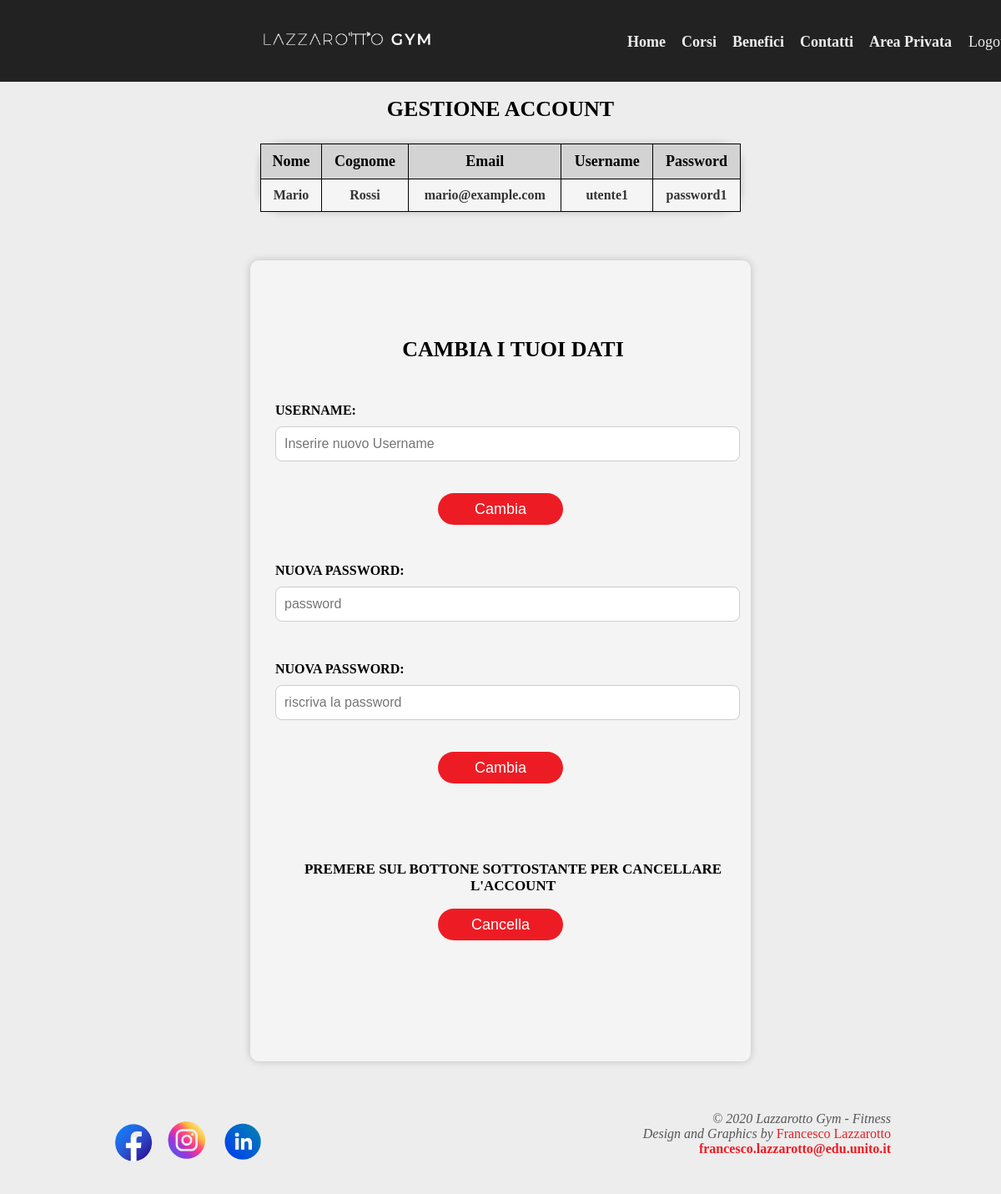
Page /utenti.php (signed in) on the committed database.
### tables this page shows
CREATE TABLE `utenti` (
  `id_utente` int(11) NOT NULL,
  `username` varchar(20) NOT NULL,
  `password` varchar(30) NOT NULL,
  `nome` varchar(30) NOT NULL,
  `cognome` varchar(30) NOT NULL,
  `mail` varchar(40) NOT NULL,
  `data_nascita` date NOT NULL,
  `amministratore` tinyint(1) NOT NULL COMMENT '1 = admin, 0 = no'
);

### funzioni.php (called while the page is built, shortened)
<?php
function connessione_database()
{
    $server = "localhost";
    $user = "root";
    $password = "";
    $database = "palestralazzarotto";
    $conn = mysqli_connect($server, $user, $password, $database) or die("Problema di connessione" . mysqli_connect_error());
    return $conn;
}
function recuperaUtente($username)
{
    $conn = connessione_database();
    $id_utenti = "SELECT * FROM utenti WHERE username = '$username'";
    $res = mysqli_query($conn, $id_utenti);
    $return = [];
    if (mysqli_num_rows($res) > 0) {
        while ($row = mysqli_fetch_assoc($res)) {
            array_push($return, $row);
        }
    }
    return $return;
}
function tipoUtente($username)
{
    $utente = recuperaUtente($username);
    $tipo = '';
    for ($i = 0; $i < sizeof($utente); $i++) {
        if (isset($username)) {
            $tipo = 'reg';
        } else {
            $tipo = 'utente';
        }
    }
    return $tipo;
}
?>

### utenti.php (the view, shortened to what this page needs)
<?php
include 'funzioni.php';
$tabella = '';
$bottone_login = '<a id="login" href="login.php">Login</a>';
$utenti = '';
if (isset($_SESSION["amministratore"]) && $_SESSION["amministratore"] == 1) {
    $bottone_login = '<form action="login.php" method="post"><input type="submit" id="loginn" name="logout" value="Logout"></form>';
    $utenti = '<li class=""><a href="areaadmin.php">Area Admin</a></li>';
    $bottone_utente = '';
} elseif (isset($_SESSION["login"])) {
    $username = $_SESSION['login'];
    $tipo = tipoUtente($username);
    $bottone_login = '<form action="login.php" method="post"><input type="submit" id="logout" name="logout" value="Logout"> </form>';
    if ($tipo == 'reg') {
        $utenti = '<li class=""><a href="utenti.php">Area Privata</a></li>';
    } else {
        $utenti = '<li class=""><a href="areaadmin.php">Area Admin</a></li>';
        $bottone_utente = '';
    }
}
    $utente = recuperaUtente($username);
    for ($i = 0; $i < sizeof($utente); $i++) {
        $tabella .= '<tr>
                    <td>' . $utente[$i]["nome"] . '</td>
                    <td>' . $utente[$i]["cognome"] . '</td>
                    <td>' . $utente[$i]["mail"] . '</td>
                    <td>' . $utente[$i]["username"] . '</td>
                    <td >' . $utente[$i]["password"] . '</td>
                  </tr>';
    }
?>
<!DOCTYPE html>
<html lang=it dir="ltr">
<head>
  <link rel="stylesheet" href="style.css" type="text/css">
</head>
<body>
  <nav id="navigation" class="menu1">
    <table>
      <tr>
          <td id="tdsx">   <img src="immagini/LOGO_1.png" alt="logo palestra" class="logonuovo">  </td>
        <br>
        <td>
            <ul>
          <li><a href="homee.php">Home </a></li>
            <li><a href="corsi.php"> Corsi</a></li>
            <li> <a href="benefici.php"> Benefici </a> </li>
            <li><a href="contatti.php">Contatti </a></li>
     <?php echo $utenti ?>
        <li id="logoutpos">
            <?php echo $bottone_login ?>
        </li>
                </ul>
            </td>
        </tr>
    </table>
</nav>
  <div id="contentutenti">
    <br> <br> <center>
  <h3 class="titolovipad2">Gestione account</h3>
                <table id="table">
                    <tr>
                        <th>Nome</th>
                        <th>Cognome</th>
                        <th>Email</th>
                        <th>Username</th>
                        <th>Password</th>
                    </tr>
                    <?php echo $tabella ?>
                </table>
            </center>
            <br> <center>
            <div id="login-form4">
                <h2 class="titolovip">Cambia i tuoi dati</h2> <br>
                <form action="utenti.php" method="post">
                    <label for="username">Username:
                        <input type="text" placeholder="Inserire nuovo Username" name="username" required>
                    </label><br>
                    <input type="submit" value="Cambia" name="cambiaUser"/>
                </form>
                <br><br>
                <form action="utenti.php" method="post">
                    <label for="password">Nuova Password:
                        <input type="password" placeholder="password" name="psw" required>
                    </label><br>
                    <label for="password1">Nuova Password:
                        <input type="password" placeholder="riscriva la password" name="psw1" required>
                    </label><br>
                    <input type="submit" value="Cambia" name="cambiaPsw"/>
                </form><br><br>
                <h3 id="titolovip1">Premere sul bottone sottostante per cancellare l'account</h3>
                <form action="utenti.php" method="post">
                    <input type="submit" name="cancella" value="Cancella"/>
                </form>
            </div> </center>
        </div>
    <footer>
        <div id="social">
            <table>
                <tr>
                    <td>
                        <a href="https://www.facebook.com" target="_blank"> <img src="immagini/fb1.png" id="socialimg1"
                                alt="logo facebook" title="contatti"> </a>
                    </td>
                    <td>
                        <a href="https://www.instagram.com" target="_blank"> <img src="immagini/ig1.png" id="socialimg2"
                                alt="logo instagram" title="contatti"> </a>
                    </td>
                    <td>
                        <a href="https://www.linkedin.com/in/francesco-lazzarotto-a09aa51ba/" target="_blank"> <img
                                src="immagini/ln1.png" id="socialimg3" alt="logo linkedin" title="contatti"> </a>
                    </td>
                </tr>
            </table>
        </div>
        &copy; <em> 2020 Lazzarotto Gym - Fitness <br>
            Design and Graphics by </em> <a href="linkedin.com/in/francesco-lazzarotto-a09aa51ba/" target="_blank"
            class="cop">Francesco Lazzarotto </a> <br>
        <a href="https://mail.google.com/mail/u/0/#inbox" target="_blank" class="cop1">
            francesco.lazzarotto@edu.unito.it
            <br>
    </footer>
</body>
</html>

### style.css (style rules this page uses)
body { background-color : #ededed; margin : 0; }
h1, h2 { font-weight : bolder; }
#login-form4 { margin: 20px auto 0; width: 45%; height: 900px; padding: 30px; background: #f4f4f4; border-radius: 10px; box-shadow: 0 0 10px rgba(0, 0, 0, 0.2); text-align: center; font-family: Arial Black; font-weight: 700; font-size: 16px; color: #000000; text-transform: uppercase; }
#login-form4 label { display: block; margin: 10px 0; font-weight: bold; font-size: 16px; text-align: left; }
.logonuovo { width: auto; height: 50px; width: auto; }
input[type="text"], input[type="password"], input[type="number"], input[type="datetime"] { width: 100%; height: 20px; padding: 10px; padding-right: 5px; margin: 10px 0; outline: none; border: 1px solid #cdcdcd; background-color: #ffffff; font-size: 16px; border-radius: 8px; }
#login-form4 input[type="submit"] { width: 150px; height: 38px; border: none; background-color: #ed1c24; border-radius: 40px; cursor: pointer; font-size: 18px; color: #fff; }
label { font-size : 20px; }
th { padding-bottom : 20px; font-size : 18px; font-family : "Montserrat"; }
.menu1 { position: fixed; top: 0; left: 0; width: 100%; background-color: #222; padding-left: 70px; z-index: 1000; }
.menu1 table { width: 100%; }
.menu1 ul { list-style-type: none; margin: 0; padding: 0; }
.menu1 li { display: inline; }
.menu1 a { border: none; background-color: #222; color: #ededed; font-family: Arial Black; padding: 10px 0 10px 15px; font-size: 18px; font-weight: 700; text-decoration: none; }
#navigation ul, #navigation li { display : inline-block; }
#navigation, #navigation a { padding-left : 300px; padding-bottom: 20px; }
#navigation a { border : none; color : #ededed; font-family : Arial Black; padding : 5px 0 5px 15px; font-size : 18px; font-weight : 700; text-decoration : none; }
#logoutpos { display: inline-block; text-decoration: none; margin-left: 5px; padding-top: 5px; }
#logout { background-color: transparent; padding-left: 5px; border: none; color: #ededed; font-family: Arial Black; width: 75px; font-size: 18px; text-decoration: none; cursor: pointer; }
.titolovip { text-align : center; font-family : Arial Black; font-weight : 700; font-size : 26px; color : #000000; text-transform : uppercase; padding-left : 30px; padding-top : 40px; }
.titolovipad2 { text-align: center; font-family: Arial Black; font-weight: 700; font-size: 26px; color: #000000; text-transform: uppercase; margin-top: 35px; padding-top: 45px; }
#titolovip1 { text-align: center; font-family: Arial Black; font-weight: 700; font-size: 17px; color: #000000; text-transform:uppercase; padding-left: 30px; padding-top: 40px; }
#tdsx { width : 430px; background-color: transparent; }
#socialimg1 { width : 50px; height : 50px; }
#socialimg2 { width : 70px; height : 70px; }
#socialimg3 { width : 60px; height : 60px; }
footer { padding-top : 30px; color : #555555; width : 78%; margin-left : 11%; margin-right : 11%; margin-top : 30px; margin-bottom : 30px; background-color : #ededed; text-align : right; padding-bottom : 15px; }
.cop { text-decoration : none; color : #ed1c24; font-family : Arial Black; }
.cop1 { text-decoration : none; font-family : Arial Black; color : #ed1c24; font-weight : bolder; }
#social { float : left; }

### utenti.php (style rules this page uses)
#table { width: 48%; border-collapse: collapse; margin: 20px 0; border-radius: 25px; box-shadow: 0 0 10px rgba(0, 0, 0, 0.2); }
#table th, #table td { padding: 10px; text-align: center; border: 1px solid #000; color: #000; background-color: #f5f5f5; }
#table th { font-weight: bold; background-color: #d3d3d3; color: #000; }
#table tr:nth-child(even) { background-color: #e0e0e0; }
#table td { font-weight: bold; color: #333; }

### rows in the picture
utenti: nome "Mario", cognome "Rossi", mail "mario@example.com", username "utente1", password "password1"
